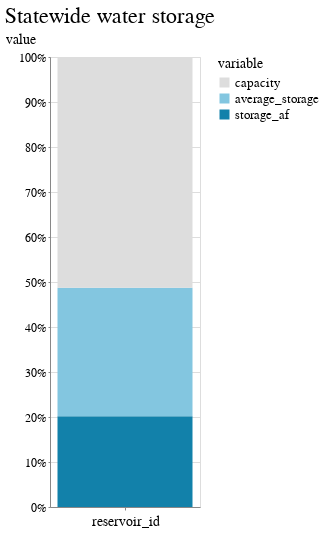

This figure's notebook cell:
### Code cell
domain = ["capacity", "average_storage", "storage_af", ]
range_ = ['#ddd', '#83c6e0', '#1281aa', ]

alt.Chart(melt).mark_bar().encode(
    x=alt.X('reservoir_id', axis=alt.Axis(labels=False)),
    y=alt.Y('value',stack="normalize"),
    order="bar_order",
    color=alt.Color(
        'variable', 
        scale=alt.Scale(domain=domain, range=range_), 
        #sort='descending'
    ),
    tooltip=["reservoir_id"]
).properties(title="Statewide water storage", width=150)

### Figure 1 — Vega-Lite specification as saved in the notebook (floating-point values rounded to 4 significant figures)
{"config": {"view": {"width": 800, "height": 450}, "background": "#ffffff", "title": {"anchor": "start", "font": "BentonGothic-Bold, sans", "fontColor": "#000000", "fontSize": 22, "fontWeight": "normal"}, "arc": {"fill": "#82c6df"}, "area": {"fill": "#82c6df"}, "line": {"stroke": "#82c6df", "strokeWidth": 3}, "path": {"stroke": "#82c6df"}, "rect": {"fill": "#82c6df"}, "shape": {"stroke": "#82c6df"}, "bar": {"fill": "#82c6df"}, "point": {"stroke": "#82c6df"}, "symbol": {"fill": "#82c6df", "size": 30}, "axis": {"titleFont": "BentonGothic-Bold, sans", "titleFontSize": 14, "titleFontWeight": "normal", "labelFont": "BentonGothic, sans", "labelFontSize": 12, "labelFontWeight": "normal"}, "axisX": {"labelAngle": 0, "labelPadding": 4, "tickSize": 3}, "axisY": {"labelBaseline": "middle", "maxExtent": 45, "minExtent": 45, "tickSize": 2, "titleAlign": "left", "titleAngle": 0, "titleX": -45, "titleY": -11}, "legend": {"titleFont": "BentonGothic-Bold, sans", "titleFontSize": 14, "titleFontWeight": "normal", "symbolType": "square", "labelFont": "BentonGothic, sans", "labelFontSize": 13}, "range": {"category": ["#3580b1", "#ec8431", "#ab7fb4", "#c89d29", "#adc839", "#829eb1"], "diverging": ["#e68a4f", "#f4bb6a", "#f9e39c", "#dadfe2", "#a6b7c6", "#849eae"], "heatmap": ["#fbf2c7", "#f9e39c", "#f8d36e", "#f4bb6a", "#e68a4f", "#d15a40", "#ab4232"], "ordinal": ["#fbf2c7", "#f9e39c", "#f8d36e", "#f4bb6a", "#e68a4f", "#d15a40", "#ab4232"], "ramp": ["#fbf2c7", "#f9e39c", "#f8d36e", "#f4bb6a", "#e68a4f", "#d15a40", "#ab4232"]}}, "data": {"name": "data-1f2a262d47148360375d8ea596eb5497"}, "mark": "bar", "encoding": {"color": {"field": "variable", "scale": {"domain": ["capacity", "average_storage", "storage_af"], "range": ["#ddd", "#83c6e0", "#1281aa"]}, "type": "nominal"}, "order": {"field": "bar_order", "type": "quantitative"}, "tooltip": [{"field": "reservoir_id", "type": "nominal"}], "x": {"axis": {"labels": false}, "field": "reservoir_id", "type": "nominal"}, "y": {"field": "value", "stack": "normalize", "type": "quantitative"}}, "title": "Statewide water storage", "width": 150, "$schema": "https://vega.github.io/schema/vega-lite/v4.17.0.json", "datasets": {"data-1f2a262d47148360375d8ea596eb5497": [{"reservoir_id": "SWV", "variable": "storage_af", "value": 15000000.0, "bar_order": 1}, {"reservoir_id": "SWV", "variable": "average_storage", "value": 21230000.0, "bar_order": 2}, {"reservoir_id": "SWV", "variable": "capacity", "value": 38120000.0, "bar_order": 3}]}}
